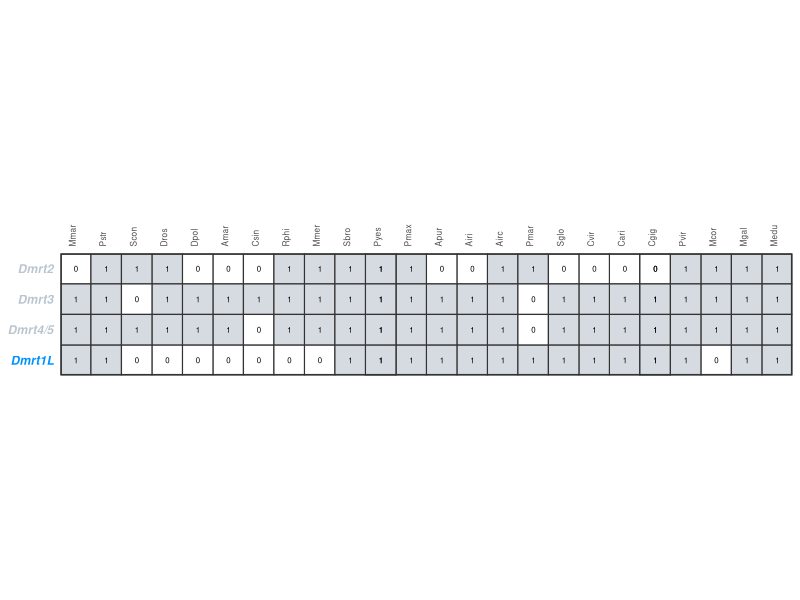

Reproduce this figure in R. (Note: this script raises an error after producing the figure.)
library(dplyr)
library(ggplot2)

##################################################################
### GENERATE THE PLOT WITH PRESENCE/ABSENCE DATA ON DMRT GENES ###
##################################################################

# import and format data
compilation.raw <- read.table("dmrt.compilation.tsv", header = TRUE, check.names = FALSE)
colnames(compilation.raw)[5] <- "Dmrt4/5"

compilation.tibble <- as_tibble(compilation.raw) %>%
  tidyr::pivot_longer(!Species, names_to = "Gene", values_to = "Count")

# define the species and gene order that should be displayed in the plot
species_order <- factor(compilation.tibble$Species, levels = c("Mmar","Pstr","Scon","Dros","Dpol","Amar","Csin","Rphi","Mmer","Sbro","Pyes","Pmax","Apur","Airi","Airc","Pmar","Sglo","Cvir","Cari","Cgig","Pvir","Mcor","Mgal","Medu"))
gene_order <- factor(compilation.tibble$Gene, levels = c("Dmrt1L","Dmrt4/5","Dmrt3","Dmrt2"))
                       
plot.compilation <- ggplot(compilation.tibble,
                           aes(x = species_order, y = gene_order, fill = factor(Count))) +
  
  # plot tile and gene counts and scale colors
  geom_tile(color = "grey20", linewidth = 0.4) +
  geom_text(aes(label = Count), size = 2) +
  scale_fill_manual(values = c("white", "#D6DBE2")) +
  
  theme_bw() +
  scale_x_discrete(position = "top") +
  theme(panel.grid = element_blank(),
        axis.text.x = element_text(size = 6, angle = 90, hjust = 0),
        axis.text.y = element_text(face = 'bold.italic', colour = c("#0092ff", "#bbc5d0","#bbc5d0","#bbc5d0")),
        panel.border = element_rect(linewidth = 1),
        axis.ticks = element_blank(),
        axis.title = element_blank(),
        legend.position = "none") +
  coord_equal(expand = 0)

plot.compilation

##############################################################################
### GENERATE THE BOXPLOT ABOUT PAIRWISE AMINO ACID DISTANCES OF DMRT GENES ###
##############################################################################

# define a function to calculate pairwise amino acid distances of each Dmrt gene
calculate_distance <- function(gene_name) {
  file_name <- paste(gene_name, ".aligned.trim06.faa", sep = "")
  alignment <- phangorn::read.phyDat(file_name, format = "fasta", type = "AA")
  dist <- phangorn::dist.ml(alignment, model = "JTT")
  dist_list <- dist[1:length(dist)]
  
  data.frame(Gene = rep(gene_name, length(dist_list)), Dist = dist_list)
}

# define the dataframe that will be used as input to ggplot
dist.all.distr <- data.frame()
genes <- c("Dmrt2", "Dmrt3", "Dmrt45", "Dmrt1L")

# calculate pairwise amino acid distances of each Dmrt gene and put the results in the dataframe
for (gene in genes) {
  dist_data <- calculate_distance(gene)
  dist.all.distr <- rbind(dist.all.distr, dist_data)
}

# transform Gene column into factors
dist.all.distr$Gene <- factor(dist.all.distr$Gene, levels = genes)

### STATISTICS ABOUT DIFFERENCES IN AMINO ACID DISTANCES BETWEEN DMRT GROUPS ###

# linear model fo pairwise amino acid distance
dist.all.distr.lm <- lm(Dist ~ Gene, data = dist.all.distr)

# Q-Q plot 
qqnorm(resid(dist.all.distr.lm))

# shapiro test for normality of data
shapiro.test(resid(dist.all.distr.lm)) #not normally-distributed: W = 0.88544, p-value < 2.2e-16

# non-parametric KW test for significant differences in data
kruskal.test(dist.all.distr$Dist, dist.all.distr$Gene) #there are significant differences: KW chi-squared = 234.9, df = 3, p-value < 2.2e-16

# pairwise non-parametric Wilcoxon test
pairwise.wilcox.test(dist.all.distr$Dist, dist.all.distr$Gene, p.adjust.method = "bonferroni")

#         Dmrt2    Dmrt3    Dmrt45 
# Dmrt3   6.3e-06  -        -      
# Dmrt45  0.0058   1.8e-08  -      
# Dmrt1L  < 2e-16  < 2e-16  < 2e-16

# generate boxplot with p-values of wilcoxon test for Dmrt1L comparisons
boxplot <- ggplot(dist.all.distr,
                  aes(Gene, Dist, fill = as.factor(Gene), color = as.factor(Gene))) +
  
  # plot boxplots and scale their colors
  geom_boxplot(lwd = 1) +
  scale_fill_manual(values = alpha(c("#bbc5d0","#bbc5d0","#bbc5d0","#0092ff"), 0.5)) +
  scale_color_manual(values = c("#bbc5d0","#bbc5d0","#bbc5d0","#0092ff")) +
  
  # plot comparisons
  ylim(0, 3.75) +
  geom_segment(aes(x = "Dmrt1L", xend = "Dmrt2", y = 3.3, yend = 3.3), lwd = 0.7, col = "#7f878f") +
  geom_segment(aes(x = "Dmrt1L", xend = "Dmrt3", y = 3.5, yend = 3.5), lwd = 0.7, col = "#7f878f") +
  geom_segment(aes(x = "Dmrt1L", xend = "Dmrt45", y = 3.7, yend = 3.7), lwd = 0.7, col = "#7f878f") +
  annotate("text", label = "****", x = 2.5, y = 3.35, col = "#7f878f", size = 4) +
  annotate("text", label = "****", x = 3, y = 3.55, col = "#7f878f", size = 4) +
  annotate("text", label = "****", x = 3.5, y = 3.75, col = "#7f878f", size = 4) +

  ylab("Amino acid distance") +
  xlab("") +
  theme_light() +
  theme(axis.title.y = element_text(size = 13, vjust = 2.5, color = "#4d4d4d"),
        axis.text.x = element_text(size = 13, vjust = -0.5, face = 'bold.italic', colour = c("#bbc5d0","#bbc5d0","#bbc5d0","#0092ff")),
        legend.position = "none")

boxplot

# generate panel of compilation + boxplot
panel <- ggpubr::ggarrange(plot.compilation, boxplot,
                           ncol = 1, nrow = 2, heights = c(0.4,1), align = "v",
                           labels = c("B","C"))

panel

ggsave("plot.panel.pdf", plot = panel, device = "pdf",
	        dpi = 300, height = 6, width = 5.5, units = ("in"))
